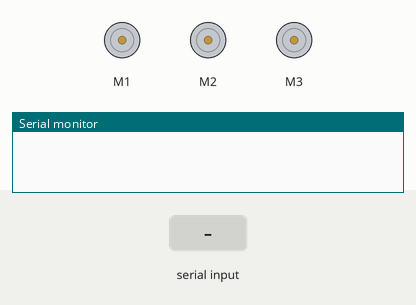
The sketch below on a simulated Arduino Uno, built with avr-gcc and run on an emulated ATmega328P. Shown: 3 × DC motor (green arrow = forward, orange = backward, longer = faster), the last lines printed to the serial monitor. Inputs (shaded band) come from the test bench.

Above: at 1.2 s.
1.3 s: "FORWARD" received over Serial
At 2.3 s:
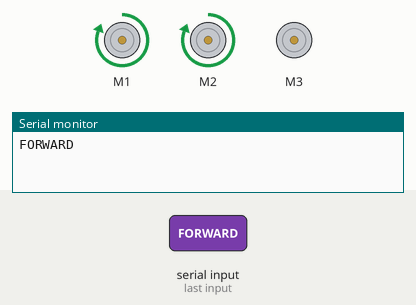
3.1 s: "BACKWARD" received over Serial
At 4.4 s:
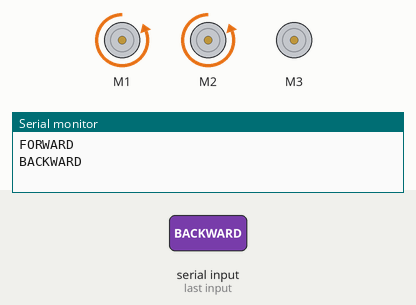
5.0 s: "LEFT" received over Serial
At 5.6 s:
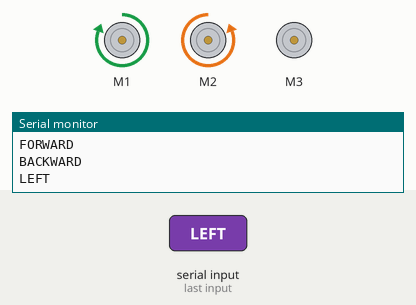
6.7 s: "RIGHT" received over Serial
At 7.6 s:
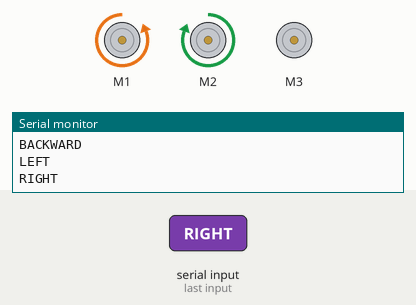
8.4 s: "RUN WATER" received over Serial
At 10.0 s:
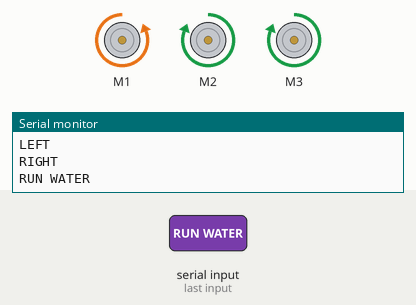
10.3 s: "STOP" received over Serial
At 10.9 s:
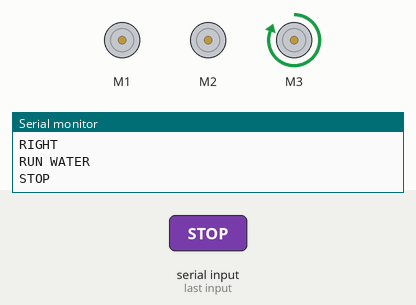
Timing chart, 0 to 13.0 s (numbered marks = the images above; inputs shaded):
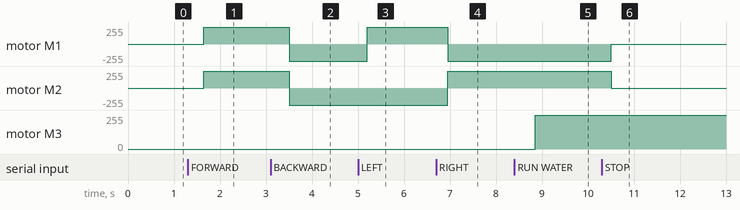

The sketch:

code_Project_8.ino
```cpp
/*
 By:Farkad Adnan
 E-mail: farkad.hpfa95@gmail.com
 inst : farkadadnan
 #farkadadnan , #farkad_adnan , فرقد عدنان#
 FaceBook: كتاب عالم الاردوينو
 inst : arduinobook
 #كتاب_عالم_الاردوينو  #كتاب_عالم_الآردوينو
 */

#include <AFMotor.h>
AF_DCMotor right_motor(1, MOTOR12_8KHZ);
AF_DCMotor left_motor(2, MOTOR12_8KHZ);
AF_DCMotor three_motor(3, MOTOR12_8KHZ);
String readString;

void setup() {
  Serial.begin(9600);
  right_motor.setSpeed(255);
  left_motor.setSpeed(255);
  three_motor.setSpeed(255);
  }
void loop() {
  while(Serial.available()){
    delay(50);
    char c=Serial.read();
    readString+=c;
  }
  if(readString.length()>0){
    Serial.println(readString);
    if (readString =="FORWARD"){
      right_motor.run (FORWARD);
      left_motor.run (FORWARD);
      delay(500);
    }
    if (readString =="BACKWARD"){
      right_motor.run (BACKWARD);
      left_motor.run (BACKWARD);
      delay(500);
    }
    if (readString =="LEFT"){
      right_motor.run (FORWARD);
      left_motor.run (BACKWARD);
      delay(500);
    }
    if (readString =="RIGHT"){
      right_motor.run (BACKWARD);
      left_motor.run (FORWARD);
      delay(500);
    }
    if (readString =="STOP"){
      right_motor.run (RELEASE);
      left_motor.run (RELEASE);
      delay(500);
    }
    if (readString =="RUN WATER"){
      three_motor.run (FORWARD);
      delay(500);
    }
    if (readString =="STOP WATER"){
      three_motor.run (RELEASE);
      delay(500);
    }
  readString="";
  }
}
```

Measured:
- after the input at 1.3 s, motor M1, motor M2: stopped → forward 255/255 after 0.35 s
- after the input at 3.1 s, motor M1, motor M2: forward 255/255 → backward 255/255 after 0.40 s
- after the input at 5.0 s, motor M1: backward 255/255 → forward 255/255 after 0.20 s
- after the input at 6.7 s, motor M1: forward 255/255 → backward 255/255 after 0.25 s; motor M2: backward 255/255 → forward 255/255 after 0.25 s
- after the input at 8.4 s, motor M3: stopped → forward 255/255 after 0.45 s
- after the input at 10.3 s, motor M1: backward 255/255 → stopped after 0.20 s; motor M2: forward 255/255 → stopped after 0.20 s
